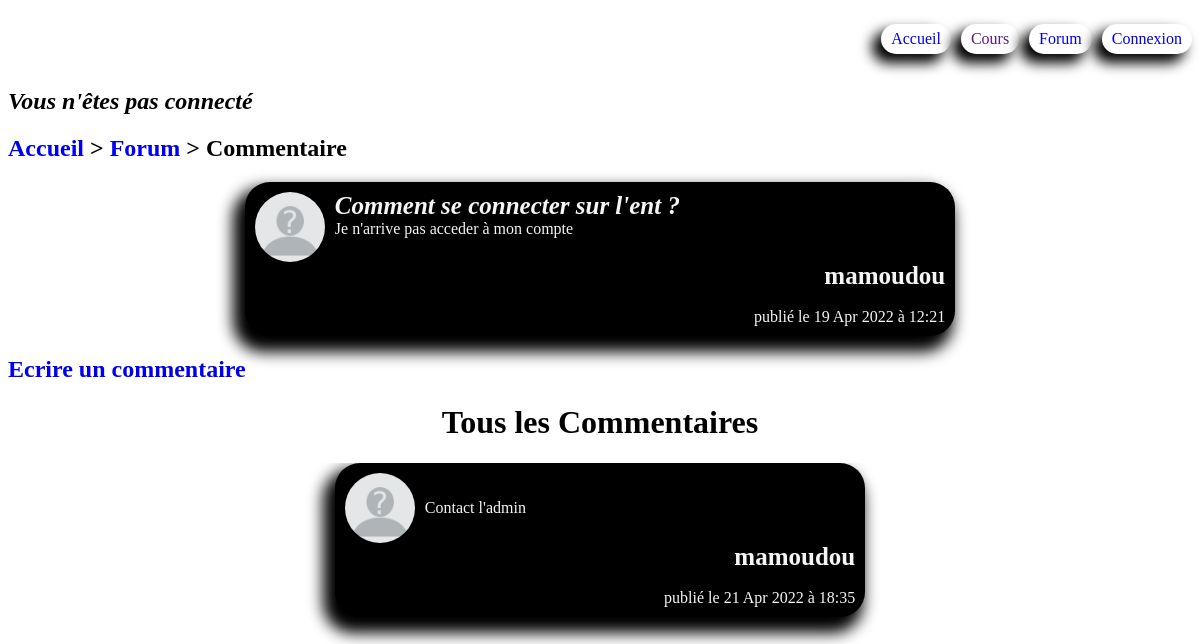
Page /index.php?location=comment&idComment=5 on the committed database.
### tables this page shows
CREATE TABLE `questions` (
  `id` int NOT NULL,
  `userID` int NOT NULL,
  `title` varchar(255) NOT NULL,
  `content` text NOT NULL,
  `question_date` datetime NOT NULL DEFAULT CURRENT_TIMESTAMP
);

CREATE TABLE `members` (
  `id` int NOT NULL,
  `firstName` varchar(255) NOT NULL,
  `lastName` varchar(255) NOT NULL,
  `birthday` date NOT NULL,
  `email` varchar(255) NOT NULL,
  `username` varchar(255) NOT NULL,
  `password_` varchar(255) NOT NULL,
  `inscription_date` datetime NOT NULL DEFAULT CURRENT_TIMESTAMP,
  `gender` varchar(10) NOT NULL,
  `picture` varchar(255) NOT NULL
);

CREATE TABLE `comments` (
  `id` int NOT NULL,
  `questionID` int NOT NULL,
  `userID` int NOT NULL,
  `comment` text NOT NULL,
  `comment_date` datetime NOT NULL DEFAULT CURRENT_TIMESTAMP
);

### Controller/controller.php (called while the page is built, shortened)
<?php
require("Model/model.php");
function question($idQuestion)
{
    $question= singleQuestion($idQuestion);
    $allComments = allComments($idQuestion);
    require('View/comment.php');
}

### Model/model.php (called while the page is built, shortened)
<?php
function dataBaseConnexion()
{
    try
    {
        $data_base= new PDO('mysql:host=localhost;dbname=WebProject;charset=utf8', 'root', 'root');
        return $data_base;
    }
    catch(Exception $e)
    {
        die("Erreur : ".$e->getMessage());
    }
}
function singleQuestion($idQuestion)
{
    $data_base= dataBaseConnexion();
    $question= $data_base->prepare('SELECT questions.id as id, username, content, title, picture, DATE_FORMAT(question_date, \'%d %b %Y à %H:%i\') AS date_ FROM members, questions WHERE questions.userID= members.id AND questions.id =?');
    $question->execute([$idQuestion]);
    $questions= $question->fetch();
    return $questions;
}
function allComments($idQuestion)
{
    $data_base= dataBaseConnexion();
    $comments= $data_base->prepare('SELECT id, questionID, userID, comment, DATE_FORMAT(comment_date, \'%d %b %Y à %H:%i\') AS date_ FROM comments WHERE questionID= ?');
    $comments->execute([$idQuestion]);
    return $comments;
}
function identifiedMember($idUser)
{
    $data_base= dataBaseConnexion();
    $members= $data_base->prepare('SELECT username, picture FROM members WHERE id=?' );
    $members->execute([$idUser]);
    $user= $members->fetch();
    return $user;
}

### View/comment.php (the view, shortened to what this page needs)
<!DOCTYPE html>
<html lang="en">
<head>
    <link rel="stylesheet" href="Public/CSS/menu.css?ts=<?=time()?>">
    <link rel="stylesheet" href="Public/CSS/comment.css?ts=<?=time()?>">
    <link rel="stylesheet" href="Public/CSS/signupAndLogin.css?ts=<?=time()?>">
</head>
<body>
    <?php require('header.php'); ?>
    <?php if(isset($_SESSION['connected'])) :?>
        <h2><em>Bonjour <?=$_SESSION['username']?></em></h2>
    <?php else :?>
        <h2><em>Vous n'êtes pas connecté</em></h2>
    <?php endif ?>
    <h2><a href="index.php?location=home">Accueil</a> > <a href="index.php?location=forum">Forum</a> > Commentaire</h2>
    <?php if(isset($question)): ?>
        <div class="questions">
            <div class="question">
                <img class="pic" src="<?=$question['picture']?>" alt="">
                <div class="content">
                    <strong><em><?=$question['title']?></em></strong>
                    <?=$question['content']?>
                </div>
            </div>
            <div class="info">
                <strong><?=$question['username']?></strong><br>
                publié le <?=$question['date_']?>
            </div>
        </div>
    <?php endif?>
    <?php if(isset($_SESSION['connected'])) :?>
        <h2 class="info-form">Ecrire un commentaire</h2>
        <form action="index.php?location=publishComment&amp;idQuestion=<?=$question['id']?>&amp;idUser=<?=$_SESSION['id']?>" method="post">
                <textarea name="content" id="" cols="35" rows="5" placeholder="Ecrire de votre commentaire ici !!!"></textarea><br>
                <?php if(isset($errors['content'])) :?>
                    <p class="errors"><?=$errors['content']?></p>
                <?php endif ?>
                <input type="reset" value="Annuler"><input type="submit" value="Publier"><br><br>
        </form>
    <?php else: ?>
        <h2 class="info-form"><a href="index.php?location=login">Ecrire un commentaire</a></h2>
    <?php endif?>
    <h1>Tous les Commentaires</h1>
    <?php if(isset($allComments)): ?>
        <div class="all">
        <?php while($comments= $allComments->fetch()): ?>
            <?php $member=  identifiedMember($comments['userID']);?>
            <div class="questions">
                <div class="question">
                    <img class="pic" src="<?=$member['picture']?>" alt="">
                    <div class="content-comment">
                        <?=$comments['comment']?>
                    </div>
                </div>
                <div class="info">
                    <strong><?=$member['username']?></strong><br>
                    publié le <?=$comments['date_']?>
                </div>
            </div>
        <?php endwhile?>
    <?php endif ?>
</body>
</html>

### Public/CSS/menu.css (style rules this page uses)
a { text-decoration: none; }

### Public/CSS/comment.css (style rules this page uses)
.pic { height: 70px; width: 70px; border-radius: 50%; margin-right: 10px; }
.question { display: flex; flex-direction: row; flex-wrap: nowrap; justify-content: flex-start; align-items: stretch; align-content: stretch; }
.questions { background-color: rgb(0, 0, 0); padding: 10px; border-radius: 25px; margin: 0 20%; margin-bottom: 15px; color: whitesmoke; -webkit-box-shadow: -7px 11px 15px 5px #000000; box-shadow: -7px 11px 15px 5px #000000; }
.content { display: flex; flex-direction: column; flex-wrap: nowrap; justify-content: flex-start; align-items: stretch; align-content: stretch; }
.content-comment { display: flex; flex-direction: column; flex-wrap: wrap; justify-content: center; align-items: stretch; align-content: stretch; }
h2 { font-family: "Brush Script MT", cursive; }
strong { font-family: "Brush Script MT", cursive; font-size: 25px; }
.info { display: flex; flex-direction: column; flex-wrap: nowrap; justify-content: flex-end; align-items: flex-end; align-content: stretch; }
.info-form { margin-bottom: 0; }
.all { overflow: auto; height: 82vh; margin: 0 150px; }

### Public/CSS/signupAndLogin.css (style rules this page uses)
h1 { text-align: center; font-family: "Brush Script MT", cursive; }
h2 { font-family: "Brush Script MT", cursive; }
a { text-decoration: none; }

### rows in the picture
questions: userID.picture (picture), title "Comment se connecter sur l'ent ?", content "Je n'arrive pas acceder à mon compte", userID.username "mamoudou"
comments: userID.picture (picture), comment "Contact l'admin", userID.username "mamoudou", date_ "21 Apr 2022 à 18:35"

### other values in the picture
$question['date_'] "19 Apr 2022 à 12:21"
